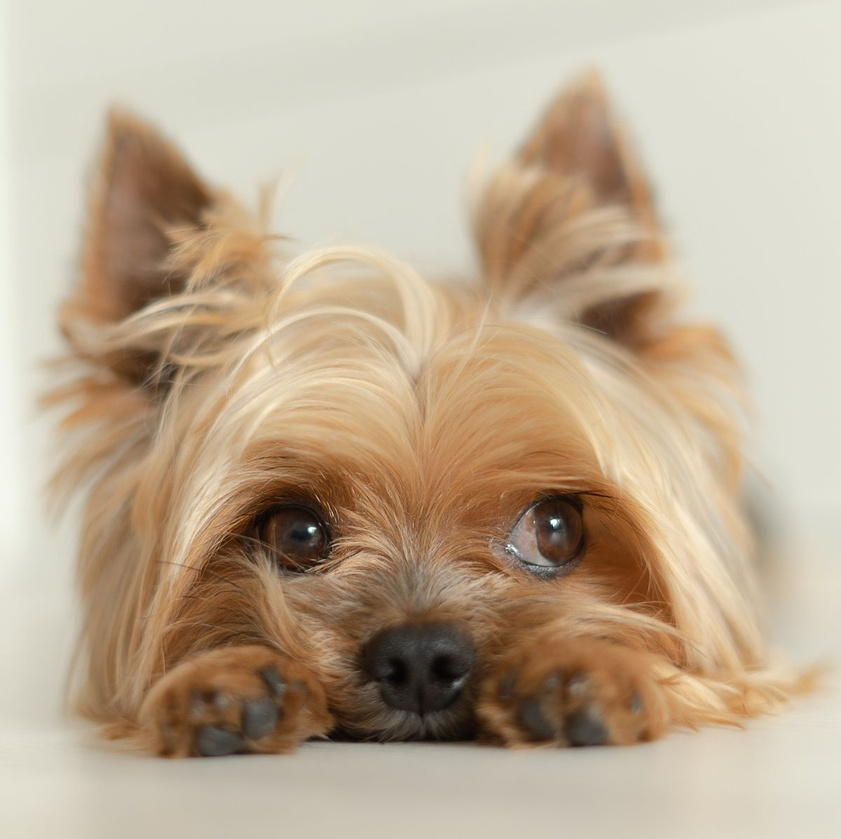
#> input picture Photos/dog.jpg, 841 x 839 px, shrunk from 1200 x 1197 before the run
$ python Laplace.py   (older library calls are emulated)
#> lines starting #> are read from the running program, lines starting #| are printed output that depends on the picture
import cv2
import numpy as np
import matplotlib.pyplot as plt

def apply_blur_and_laplacian(image, blur_kernel_size):
    # Apply Gaussian blur to the image
    blurred_image = cv2.GaussianBlur(image, (blur_kernel_size, blur_kernel_size), 0)

    # Apply Laplacian filter to the blurred image
    laplacian = cv2.Laplacian(blurred_image, cv2.CV_64F)

    # Normalize the Laplacian to the range [0, 255]
    laplacian = cv2.normalize(laplacian, None, 0, 255, cv2.NORM_MINMAX)

    return laplacian.astype(np.uint8)

# Load an example image
image_path = 'Photos/dog.jpg'
original_image = cv2.imread(image_path, cv2.IMREAD_GRAYSCALE)
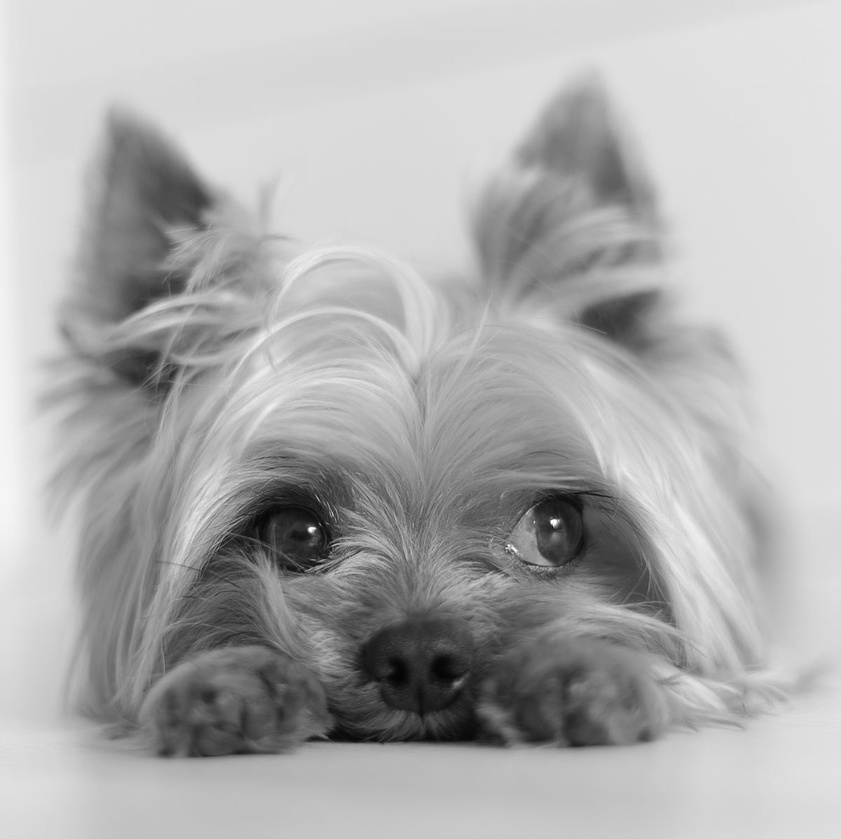
#> original_image: shape (839, 841); min 3, max 255, mean 173.7

# Display the original image
plt.imshow(original_image, cmap='gray')
plt.title('Original Image')
plt.show()

# Apply blurring operation with Laplacian filter
blur_kernel_size = 5  # You can adjust this value to control the blur
laplacian_filtered_image = apply_blur_and_laplacian(original_image, blur_kernel_size)
#> in apply_blur_and_laplacian, `laplacian = cv2.Laplacian(blurred_image, cv2.CV_64F)`:
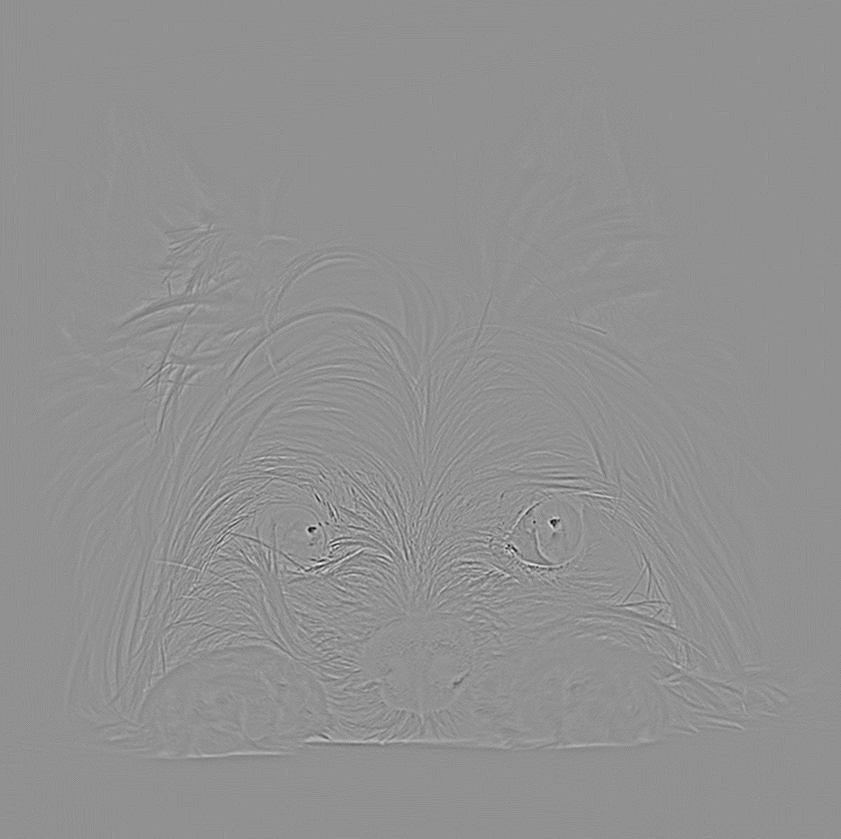
#> laplacian: shape (839, 841) float64; min -57, max 43, mean 0; drawn with min black and max white

# Display the resulting image
plt.imshow(laplacian_filtered_image, cmap='gray')
plt.title(f'Blurring with Laplacian (Blur Kernel Size: {blur_kernel_size})')
plt.show()
